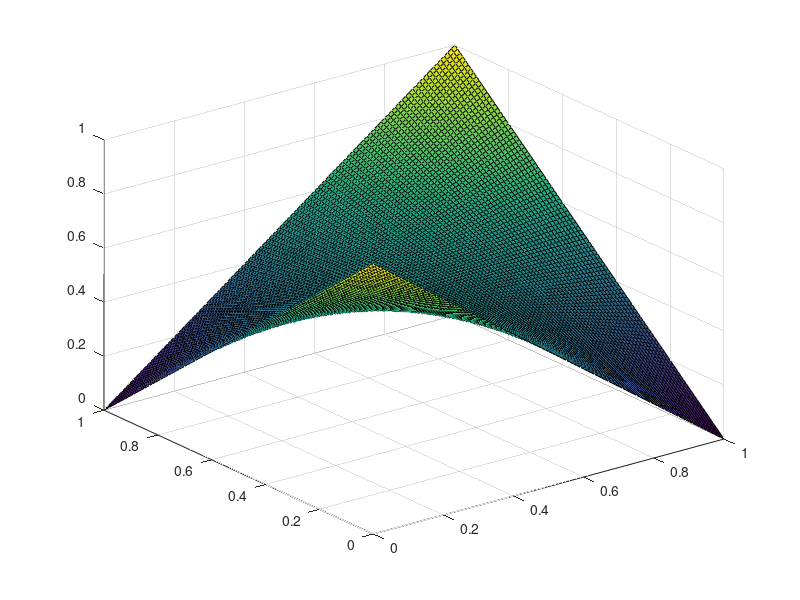

Recreate this plot in MATLAB.
q1=0:0.01:1; num_q=length(q1);
q2=q1;
[X,Y]=meshgrid(q1,q2);
S=zeros(num_q);

for i=1:num_q
    for j=1:num_q
        S(i,j)=q1(i)*q2(j)+(1-q1(i))*(1-q2(j));
    end
end
surf(X,Y,S)